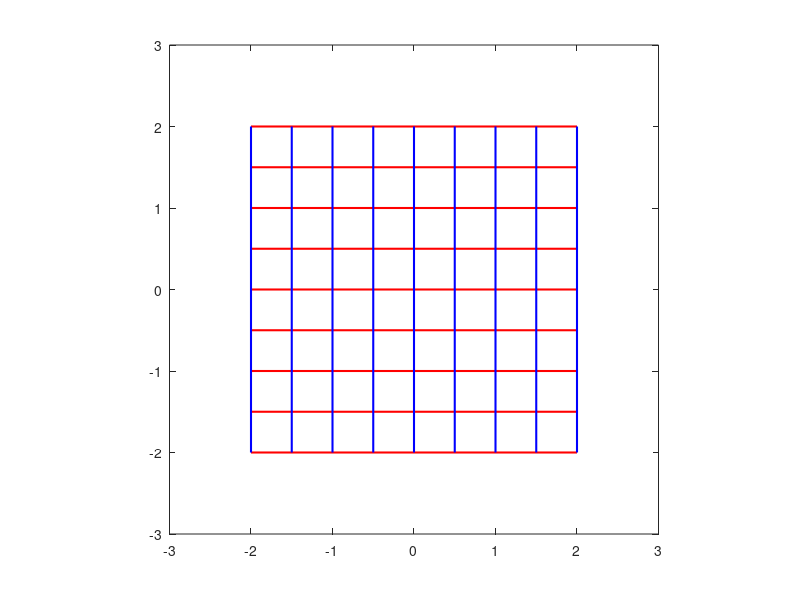

MATLAB code for this plot:
clc,clear,close all

[x,y] = meshgrid(-2:0.5:2);
[m,n] = size(x);

figure
hold(gca,"on"),box(gca,"on")
daspect(gca,[1,1,1])
axis([-3,3,-3,3])
for i = 1:n
    plot([x(i,1),x(i,end)],[y(i,1),y(i,end)],"Color","r","LineWidth",1.5)
end

for i = 1:m
    plot([x(1,i),x(1,i)],[y(1,i),y(end,i)],"Color","b","LineWidth",1.5)
end
